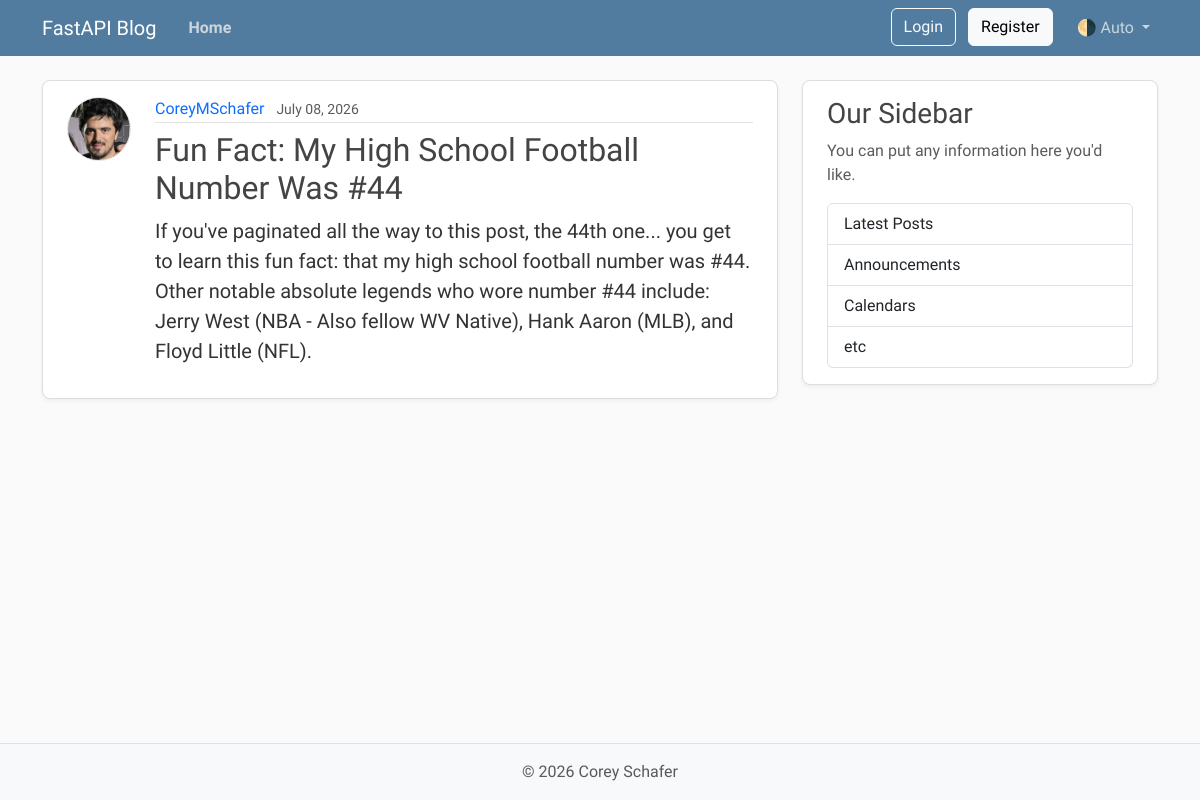
/posts/1, run on the app's committed database.
### models.py (models this page shows, shortened)
class User(Base):
    __tablename__ = "users"
    id: Mapped[int] = mapped_column(Integer, primary_key=True, index=True)
    username: Mapped[str] = mapped_column(String(50), unique=True, nullable=False)
    email: Mapped[str] = mapped_column(String(120), unique=True, nullable=False)
    password_hash: Mapped[str] = mapped_column(String(200), nullable=False)
    image_file: Mapped[str | None] = mapped_column(
        String(200),
        nullable=True,
        default=None,
    )
    posts: Mapped[list[Post]] = relationship(
        back_populates="author",
        cascade="all, delete-orphan",
    )
    reset_tokens: Mapped[list[PasswordResetToken]] = relationship(
        back_populates="user",
        cascade="all, delete-orphan",
    )

class Post(Base):
    __tablename__ = "posts"
    id: Mapped[int] = mapped_column(Integer, primary_key=True, index=True)
    title: Mapped[str] = mapped_column(String(100), nullable=False)
    content: Mapped[str] = mapped_column(Text, nullable=False)
    user_id: Mapped[int] = mapped_column(
        ForeignKey("users.id"),
        nullable=False,
        index=True,
    )
    date_posted: Mapped[datetime] = mapped_column(
        DateTime(timezone=True),
        default=lambda: datetime.now(UTC),
    )
    author: Mapped[User] = relationship(back_populates="posts")

### main.py (the view)
@app.get("/posts/{post_id}", include_in_schema=False)
async def post_page(
    request: Request,
    post_id: int,
    db: Annotated[AsyncSession, Depends(get_db)],
):
    result = await db.execute(
        select(models.Post)
        .options(selectinload(models.Post.author))
        .where(models.Post.id == post_id),
    )
    post = result.scalars().first()
    if post:
        title = post.title[:50]
        return templates.TemplateResponse(
            request,
            "post.html",
            {"post": post, "title": title},
        )
    raise HTTPException(status_code=status.HTTP_404_NOT_FOUND, detail="Post not found")

### templates/post.html (shortened to what this page needs)
{% extends "layout.html" %}
{% block content %}
    <article class="content-section py-3 px-4 mb-4">
        <div class="d-flex align-items-start gap-4">
            <img class="rounded-circle article-img flex-shrink-0"
                 src="{{ post.author.image_path }}"
                 alt="{{ post.author.username }}'s profile picture"
                 width="64"
                 height="64"
                 loading="lazy">
            <div class="flex-grow-1">
                <div class="article-metadata mb-2">
                    <a class="me-2"
                       href="{{ url_for("user_posts", user_id=post.author.id) }}">{{ post.author.username }}</a>
                    <small class="text-body-secondary">{{ post.date_posted.strftime("%B %d, %Y") }}</small>
                </div>
                <h2 class="article-title">{{ post.title }}</h2>
                <p class="article-content">{{ post.content }}</p>
            </div>
        </div>
    </article>
{% endblock content %}

### static/css/main.css (style rules this page uses)
:root { --font-heading: "Montserrat", system-ui, -apple-system, BlinkMacSystemFont, sans-serif; --font-body: "Nunito", system-ui, -apple-system, BlinkMacSystemFont, sans-serif; --color-bg-body: #fafafa; --color-bg-content: #ffffff; --color-text-primary: #333333; --color-text-heading: #444444; --color-steel: #527c9f; --color-nav-link: #cbd5db; --color-nav-link-hover: #ffffff; --color-link-hover: #428bca; --color-border: #dddddd; --color-border-light: #e3e3e3; --spacing-xl: 5rem; --article-img-size: 4rem; --account-img-size: 7.813rem; }
body { font-family: var(--font-body); background: var(--color-bg-body); color: var(--color-text-primary); }
h1, h2, h3, h4, h5, h6 { font-family: var(--font-heading); color: var(--color-text-heading); }
a { text-decoration: none; }
.content-section { background: var(--color-bg-content); border: 1px solid var(--color-border); border-radius: 0.5rem; box-shadow: 0 2px 4px rgba(15, 23, 42, 0.05); transition: box-shadow 0.15s ease, transform 0.15s ease, border-color 0.15s ease; }
.article-title { color: var(--color-text-heading); transition: color 0.2s ease-in-out; }
.article-content { white-space: pre-line; font-size: 1.25rem; }
.article-img { height: var(--article-img-size); width: var(--article-img-size); flex-shrink: 0; object-fit: cover; border: 1px solid var(--color-border-light); box-shadow: 0 0 0 2px var(--color-bg-content); }
.article-metadata { padding-bottom: 0.063rem; border-bottom: 1px solid var(--color-border-light); }
.article-metadata a { transition: color 0.2s ease-in-out; }

### data on the page
User: author.image_path (picture), author.username "CoreyMSchafer"
Post: date_posted "July 08, 2026", title "Fun Fact: My High School Football Number Was #44", content "If you've paginated all the way to this post, the 44th one... you get to learn this fun fact: that my high school football number was #44. Other notable absolute legends who wore number #44 include: Jerry West (NBA - Also fellow WV Native), Hank Aaron (MLB), and Floyd Little (NFL)."
